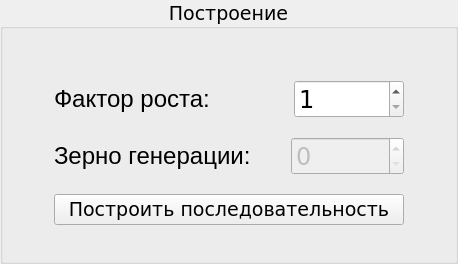
           <widget class="QGroupBox" name="groupBox_3">
            <property name="font">
             <font>
              <family>Verdana</family>
              <pointsize>14</pointsize>
              <italic>false</italic>
              <fontweight>DemiBold</fontweight>
             </font>
            </property>
            <property name="title">
             <string>Построение</string>
            </property>
            <property name="alignment">
             <set>Qt::AlignmentFlag::AlignCenter</set>
            </property>
            <layout class="QVBoxLayout" name="verticalLayout_16">
             <item>
              <layout class="QVBoxLayout" name="verticalLayout_17">
               <item>
                <spacer name="verticalSpacer_3">
                 <property name="orientation">
                  <enum>Qt::Orientation::Vertical</enum>
                 </property>
                 <property name="sizeHint" stdset="0">
                  <size>
                   <width>20</width>
                   <height>20</height>
                  </size>
                 </property>
                </spacer>
               </item>
               <item>
                <spacer name="verticalSpacer_11">
                 <property name="orientation">
                  <enum>Qt::Orientation::Vertical</enum>
                 </property>
                 <property name="sizeType">
                  <enum>QSizePolicy::Policy::Fixed</enum>
                 </property>
                 <property name="sizeHint" stdset="0">
                  <size>
                   <width>20</width>
                   <height>20</height>
                  </size>
                 </property>
                </spacer>
               </item>
               <item>
                <layout class="QHBoxLayout" name="horizontalLayout" stretch="1,4,1,3,1">
                 <property name="spacing">
                  <number>0</number>
                 </property>
                 <item>
                  <spacer name="horizontalSpacer_3">
                   <property name="orientation">
                    <enum>Qt::Orientation::Horizontal</enum>
                   </property>
                   <property name="sizeType">
                    <enum>QSizePolicy::Policy::Fixed</enum>
                   </property>
                   <property name="sizeHint" stdset="0">
                    <size>
                     <width>40</width>
                     <height>15</height>
                    </size>
                   </property>
                  </spacer>
                 </item>
                 <item>
                  <widget class="QLabel" name="label">
                   <property name="sizePolicy">
                    <sizepolicy hsizetype="Fixed" vsizetype="Preferred">
                     <horstretch>0</horstretch>
                     <verstretch>0</verstretch>
                    </sizepolicy>
                   </property>
                   <property name="font">
                    <font>
                     <family>Segoe UI</family>
                     <pointsize>18</pointsize>
                     <italic>false</italic>
                     <fontweight>DemiBold</fontweight>
                    </font>
                   </property>
                   <property name="text">
                    <string>Фактор роста:</string>
                   </property>
                  </widget>
                 </item>
                 <item>
                  <spacer name="horizontalSpacer">
                   <property name="orientation">
                    <enum>Qt::Orientation::Horizontal</enum>
                   </property>
                   <property name="sizeType">
                    <enum>QSizePolicy::Policy::Fixed</enum>
                   </property>
                   <property name="sizeHint" stdset="0">
                    <size>
                     <width>84</width>
                     <height>20</height>
                    </size>
                   </property>
                  </spacer>
                 </item>
                 <item>
                  <widget class="QSpinBox" name="sb_grows_factor">
                   <property name="sizePolicy">
                    <sizepolicy hsizetype="Preferred" vsizetype="Preferred">
                     <horstretch>0</horstretch>
                     <verstretch>0</verstretch>
                    </sizepolicy>
                   </property>
                   <property name="font">
                    <font>
                     <pointsize>18</pointsize>
                    </font>
                   </property>
                   <property name="minimum">
                    <number>1</number>
                   </property>
                   <property name="maximum">
                    <number>16</number>
                   </property>
                  </widget>
                 </item>
                 <item>
                  <spacer name="horizontalSpacer_6">
                   <property name="orientation">
                    <enum>Qt::Orientation::Horizontal</enum>
                   </property>
                   <property name="sizeType">
                    <enum>QSizePolicy::Policy::Fixed</enum>
                   </property>
                   <property name="sizeHint" stdset="0">
                    <size>
                     <width>40</width>
                     <height>15</height>
                    </size>
                   </property>
                  </spacer>
                 </item>
                </layout>
               </item>
               <item>
                <spacer name="verticalSpacer_2">
                 <property name="orientation">
                  <enum>Qt::Orientation::Vertical</enum>
                 </property>
                 <property name="sizeHint" stdset="0">
                  <size>
                   <width>430</width>
                   <height>13</height>
                  </size>
                 </property>
                </spacer>
               </item>
               <item>
                <layout class="QHBoxLayout" name="horizontalLayout_2" stretch="1,4,1,3,1">
                 <property name="spacing">
                  <number>0</number>
                 </property>
                 <property name="sizeConstraint">
                  <enum>QLayout::SizeConstraint::SetDefaultConstraint</enum>
                 </property>
                 <item>
                  <spacer name="horizontalSpacer_4">
                   <property name="orientation">
                    <enum>Qt::Orientation::Horizontal</enum>
                   </property>
                   <property name="sizeType">
                    <enum>QSizePolicy::Policy::Fixed</enum>
                   </property>
                   <property name="sizeHint" stdset="0">
                    <size>
                     <width>40</width>
                     <height>15</height>
                    </size>
                   </property>
                  </spacer>
                 </item>
                 <item>
                  <widget class="QLabel" name="label_2">
                   <property name="sizePolicy">
                    <sizepolicy hsizetype="Fixed" vsizetype="Preferred">
                     <horstretch>0</horstretch>
                     <verstretch>0</verstretch>
                    </sizepolicy>
                   </property>
                   <property name="font">
                    <font>
                     <family>Segoe UI</family>
                     <pointsize>18</pointsize>
                     <italic>false</italic>
                     <fontweight>DemiBold</fontweight>
                    </font>
                   </property>
                   <property name="text">
                    <string>Зерно генерации:</string>
                   </property>
                  </widget>
                 </item>
                 <item>
                  <spacer name="horizontalSpacer_2">
                   <property name="orientation">
                    <enum>Qt::Orientation::Horizontal</enum>
                   </property>
                   <property name="sizeType">
                    <enum>QSizePolicy::Policy::Fixed</enum>
                   </property>
                   <property name="sizeHint" stdset="0">
                    <size>
                     <width>40</width>
                     <height>20</height>
                    </size>
                   </property>
                  </spacer>
                 </item>
                 <item>
                  <widget class="QSpinBox" name="sb_seed">
                   <property name="enabled">
                    <bool>false</bool>
                   </property>
                   <property name="sizePolicy">
                    <sizepolicy hsizetype="Preferred" vsizetype="Preferred">
                     <horstretch>0</horstretch>
                     <verstretch>0</verstretch>
                    </sizepolicy>
                   </property>
                   <property name="font">
                    <font>
                     <pointsize>18</pointsize>
                    </font>
                   </property>
                  </widget>
                 </item>
                 <item>
                  <spacer name="horizontalSpacer_5">
                   <property name="orientation">
                    <enum>Qt::Orientation::Horizontal</enum>
                   </property>
                   <property name="sizeType">
                    <enum>QSizePolicy::Policy::Fixed</enum>
                   </property>
                   <property name="sizeHint" stdset="0">
                    <size>
                     <width>40</width>
                     <height>15</height>
                    </size>
                   </property>
                  </spacer>
                 </item>
                </layout>
               </item>
               <item>
                <spacer name="verticalSpacer_13">
                 <property name="orientation">
                  <enum>Qt::Orientation::Vertical</enum>
                 </property>
                 <property name="sizeHint" stdset="0">
                  <size>
                   <width>430</width>
                   <height>13</height>
                  </size>
                 </property>
                </spacer>
               </item>
               <item>
                <layout class="QHBoxLayout" name="horizontalLayout_4" stretch="1,8,1">
                 <item>
                  <spacer name="horizontalSpacer_7">
                   <property name="orientation">
                    <enum>Qt::Orientation::Horizontal</enum>
                   </property>
                   <property name="sizeType">
                    <enum>QSizePolicy::Policy::Fixed</enum>
                   </property>
                   <property name="sizeHint" stdset="0">
                    <size>
                     <width>40</width>
                     <height>15</height>
                    </size>
                   </property>
                  </spacer>
                 </item>
                 <item>
                  <widget class="QPushButton" name="btn_build_sequence">
                   <property name="sizePolicy">
                    <sizepolicy hsizetype="Preferred" vsizetype="Preferred">
                     <horstretch>0</horstretch>
                     <verstretch>0</verstretch>
                    </sizepolicy>
                   </property>
                   <property name="font">
                    <font>
                     <family>Verdana</family>
                     <pointsize>14</pointsize>
                     <italic>false</italic>
                     <fontweight>DemiBold</fontweight>
                    </font>
                   </property>
                   <property name="styleSheet">
                    <string notr="true"/>
                   </property>
                   <property name="text">
                    <string>Построить последовательность</string>
                   </property>
                  </widget>
                 </item>
                 <item>
                  <spacer name="horizontalSpacer_8">
                   <property name="orientation">
                    <enum>Qt::Orientation::Horizontal</enum>
                   </property>
                   <property name="sizeType">
                    <enum>QSizePolicy::Policy::Fixed</enum>
                   </property>
                   <property name="sizeHint" stdset="0">
                    <size>
                     <width>40</width>
                     <height>15</height>
                    </size>
                   </property>
                  </spacer>
                 </item>
                </layout>
               </item>
               <item>
                <spacer name="verticalSpacer_14">
                 <property name="orientation">
                  <enum>Qt::Orientation::Vertical</enum>
                 </property>
                 <property name="sizeType">
                  <enum>QSizePolicy::Policy::Fixed</enum>
                 </property>
                 <property name="sizeHint" stdset="0">
                  <size>
                   <width>20</width>
                   <height>15</height>
                  </size>
                 </property>
                </spacer>
               </item>
               <item>
                <spacer name="verticalSpacer_8">
                 <property name="orientation">
                  <enum>Qt::Orientation::Vertical</enum>
                 </property>
                 <property name="sizeHint" stdset="0">
                  <size>
                   <width>20</width>
                   <height>10</height>
                  </size>
                 </property>
                </spacer>
               </item>
              </layout>
             </item>
            </layout>
           </widget>
